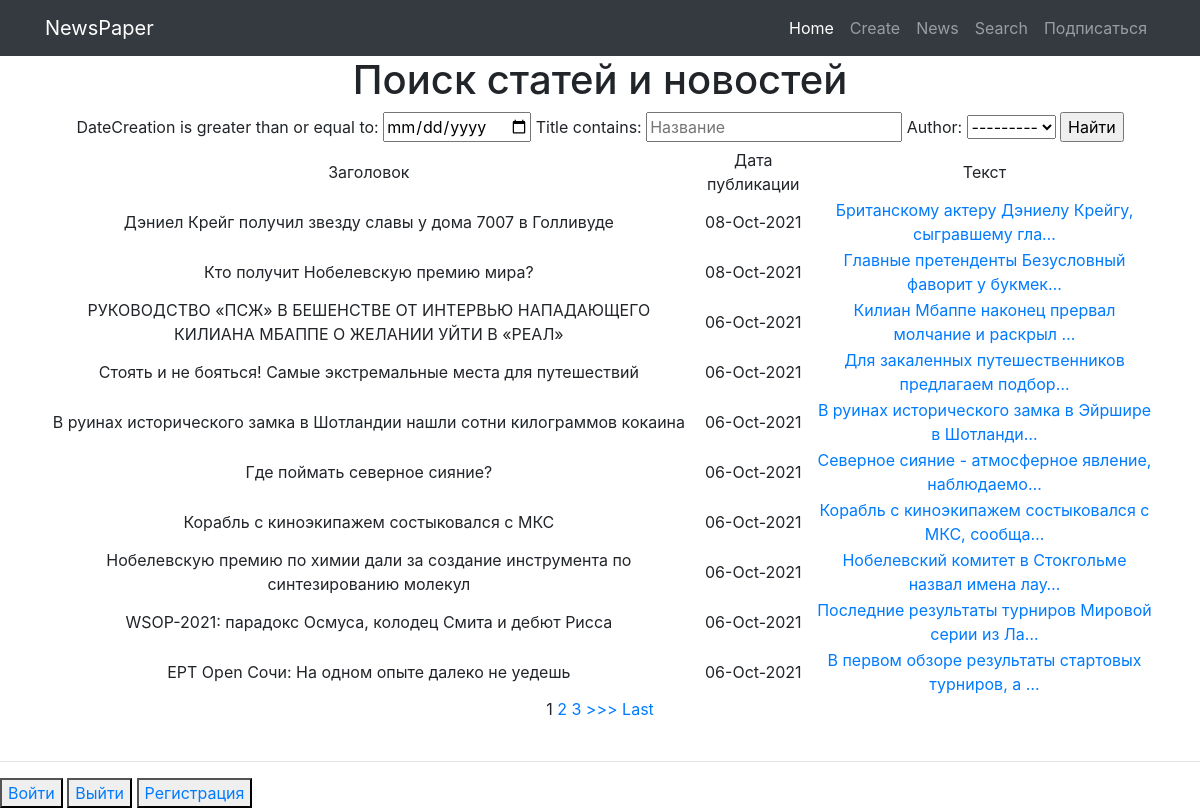
The app's page /news/search/ with its own data.
### myapp/models.py (models this page shows, shortened)
class Post(models.Model):
    author = models.ForeignKey(Author, on_delete= models.CASCADE)
    NEWS = 'NW'
    ARTICLE = 'AR'
    CATEGORY_CHOICE = (
        (NEWS, 'Новость'),
        (ARTICLE, 'Статья'),
    )
    categoryType = models.CharField(max_length=2,choices= CATEGORY_CHOICE, default= ARTICLE)
    dateCreation = models.DateTimeField(auto_now_add= True)
    postCategory = models.ManyToManyField(Category, through='PostCategory')
    title = models.CharField(max_length=128)
    text = models.TextField()
    rating = models.SmallIntegerField(default=0)

### myapp/views.py (the view)
# urls.py: path('search/', PostListSearch.as_view()),
class PostListSearch(ListView, ):
    model = Post
    template_name = 'posts_search.html'
    context_object_name = 'posts'
    queryset = Post.objects.order_by('-id')  # сортируем, еще можно через ordering = ['-id']
    paginate_by = 10  # поставим постраничный вывод в n-элемент
    def get_filter(self):
        return PostFilter(self.request.GET, queryset=super().get_queryset())
    def get_queryset(self):
        return self.get_filter().qs
    def get_context_data(self, *args, **kwargs):
        return {
            **super().get_context_data(*args, **kwargs),
            'filter': self.get_filter(),
        }

### myapp/models.py (called while the page is built)
    def __str__(self):
        return self.authorUser.username

### myapp/templatetags/custom_filters.py (called while the page is built)
@register.filter(name='censor')
def censor(value):
    cens_words = [
        'сторис',
        'подушка',
        'вещей',
        'Джо',
    ]
    for word in cens_words:
        if word in value:
            value = value.replace(word, '_#&#!!*&$_')
    return value

### templates/posts_search.html (shortened to what this page needs)
{% extends 'flatpages/default.html' %}
{% load custom_filters %}
{% block content %}
    <h1>Поиск статей и новостей</h1>
<form method="GET">
    {{ filter.form }}
    <input type="submit" value="Найти">
</form>
    {% if posts %}
    <table>
        <tr>
            <td>Заголовок</td>
            <td>Дата публикации</td>
            <td>Текст</td>
        </tr>
        {% for post in posts %}
            <tr>
                <td>{{ post.title|censor }}</td>
                <td>{{ post.dateCreation|date:'d-M-Y'}}</td>
                <td><a href="/news/{{post.id}}">{{ post.text|truncatechars:50|censor }}</a></td>
            </tr>
        {% endfor %}
    </table>
    {% else %}
        <h3>Постов пока нет</h3>
    {% endif %}
    {% if is_paginated %}
        {% for num in page_obj.paginator.page_range %}
            {% if page_obj.number == num %}
                <a>{{ num }}</a>
            {% elif num > page_obj.number|add:'-3' and num < page_obj.number|add:'3' %}
                <a href="?page={{ num }}">{{ num }}</a>
            {% endif %}
        {% endfor %}
        {% if page_obj.has_next %}
            <a href="?page={{ page_obj.next_page_number }}">>>></a>
            <a href="?page={{ page_obj.paginator.num_pages }}">Last</a>
        {% endif %}
    {% endif %}
{% endblock content %}

### records on screen
Post: title|censor "Дэниел Крейг получил звезду славы у дома 7007 в Голливуде", dateCreation "08-Oct-2021", text|censor "Британскому актеру Дэниелу Крейгу, сыгравшему гла…"
Post: title|censor "Кто получит Нобелевскую премию мира?", dateCreation "08-Oct-2021", text|censor "Главные претенденты Безусловный фаворит у букмек…"
Post: title|censor "РУКОВОДСТВО «ПСЖ» В БЕШЕНСТВЕ ОТ ИНТЕРВЬЮ НАПАДАЮЩЕГО КИЛИАНА МБАППЕ О ЖЕЛАНИИ УЙТИ В «РЕАЛ»", dateCreation "06-Oct-2021", text|censor "Килиан Мбаппе наконец прервал молчание и раскрыл …"
Post: title|censor "Стоять и не бояться! Самые экстремальные места для путешествий", dateCreation "06-Oct-2021", text|censor "Для закаленных путешественников предлагаем подбор…"
Post: title|censor "В руинах исторического замка в Шотландии нашли сотни килограммов кокаина", dateCreation "06-Oct-2021", text|censor "В руинах исторического замка в Эйршире в Шотланди…"
Post: title|censor "Где поймать северное сияние?", dateCreation "06-Oct-2021", text|censor "Северное сияние - атмосферное явление, наблюдаемо…"
Post: title|censor "Корабль с киноэкипажем состыковался с МКС", dateCreation "06-Oct-2021", text|censor "Корабль с киноэкипажем состыковался с МКС, сообща…"
Post: title|censor "Нобелевскую премию по химии дали за создание инструмента по синтезированию молекул", dateCreation "06-Oct-2021", text|censor "Нобелевский комитет в Стокгольме назвал имена лау…"
Post: title|censor "WSOP-2021: парадокс Осмуса, колодец Смита и дебют Рисса", dateCreation "06-Oct-2021", text|censor "Последние результаты турниров Мировой серии из Ла…"
Post: title|censor "EPT Open Сочи: На одном опыте далеко не уедешь", dateCreation "06-Oct-2021", text|censor "В первом обзоре результаты стартовых турниров, а …"

### other values on screen
{{ num }} "1"
{{ num }} "2" "3"
